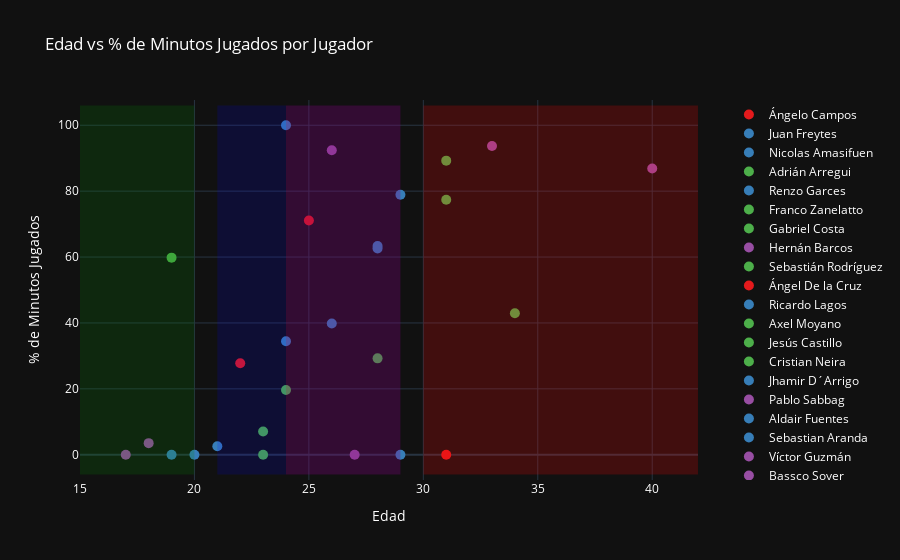

Write notebook code for a chart like this one.
### Code cell
import pandas as pd
import plotly.express as px
import plotly.graph_objects as go

# Leer el archivo xlsx
df = pd.read_excel('ALIANZA LIMA 2024.xlsx')
cantidad_jornadas_jugadas = 6  # Actualizar

minutos_columns = [col for col in df.columns if ' - Minutos' in col]
for col in minutos_columns:
    df[col] = pd.to_numeric(df[col], errors='coerce')
df[minutos_columns] = df[minutos_columns].fillna(0)

df = df.sort_values(by='Dorsal')
df['Total Minutos'] = df[minutos_columns].sum(axis=1)

total_minutos_posibles = 90 * cantidad_jornadas_jugadas
df['Porcentaje Minutos Jugados'] = (df['Total Minutos'] / total_minutos_posibles) * 100

posiciones_unicas = df['Posición'].unique()
colores = px.colors.qualitative.Set1
mapeo_colores = {pos: colores[i % len(colores)] for i, pos in enumerate(posiciones_unicas)}

# Crear el gráfico de dispersión con Plotly
fig = go.Figure()

for i, row in df.iterrows():
    color = mapeo_colores[row['Posición']]
    # Truncar el porcentaje a dos decimales para el texto del hover
    porcentaje_truncado = f"{row['Porcentaje Minutos Jugados']:.2f}"  # Formatear a dos decimales
    fig.add_trace(go.Scatter(
        x=[row['Edad 2024']], 
        y=[row['Porcentaje Minutos Jugados']],
        mode='markers',
        marker=dict(size=10, color=color),
        hoverinfo='text',
        text=f"{row['Jugador']}: {porcentaje_truncado}%",  # Usar el valor truncado
        name=row['Jugador']))

# Actualizar el layout del gráfico para ajustar el tamaño
fig.update_layout(
    title='Edad vs % de Minutos Jugados por Jugador',
    xaxis_title='Edad',
    yaxis_title='% de Minutos Jugados',
    template = 'plotly_dark',
    font=dict(color='white'),
    legend=dict(x=1.05, y=1),
    xaxis=dict(range=[15, 42], color='white'),
    yaxis=dict(color='white'),
    height=600  # Ajustar según necesidad
)

# En azul los jugadores transitorios (mas de 30), en morado los de alta competencia (24 a 29), en rojo claro los jugadores jóvenes (de 21 a 23)
# En verde los potrillos (menos de 20)
# Jugadores transitorios (más de 30 años), en azul
fig.add_shape(type="rect", x0=30, y0=-6, x1=45, y1=106,
              line=dict(width=0), fillcolor="red", opacity=0.2)

# Jugadores de alta competencia (24 a 29 años), en morado
fig.add_shape(type="rect", x0=24, y0=-6, x1=29, y1=106,
              line=dict(width=0), fillcolor="purple", opacity=0.3)

# Jugadores jóvenes (21 a 24 años), en rojo claro
fig.add_shape(type="rect", x0=21, y0=-6, x1=24, y1=106,
              line=dict(width=0), fillcolor="blue", opacity=0.15)

# Potrillos (menos de 20 años), en verde
fig.add_shape(type="rect", x0=15, y0=-6, x1=20, y1=106,
              line=dict(width=0), fillcolor="green", opacity=0.2)

fig.show()

### Figure 1 — Plotly figure (JSON) as saved in the notebook; plotly's stock layout.template omitted (floating-point values rounded to 4 significant figures)
{"data": [{"hoverinfo": "text", "marker": {"color": "rgb(228,26,28)", "size": 10}, "mode": "markers", "name": "Ángelo Campos", "text": "Ángelo Campos: 0.00%", "type": "scatter", "x": [31], "y": [0]}, {"hoverinfo": "text", "marker": {"color": "rgb(55,126,184)", "size": 10}, "mode": "markers", "name": "Juan Freytes", "text": "Juan Freytes: 100.00%", "type": "scatter", "x": [24], "y": [100]}, {"hoverinfo": "text", "marker": {"color": "rgb(55,126,184)", "size": 10}, "mode": "markers", "name": "Nicolas Amasifuen", "text": "Nicolas Amasifuen: 0.00%", "type": "scatter", "x": [19], "y": [0]}, {"hoverinfo": "text", "marker": {"color": "rgb(77,175,74)", "size": 10}, "mode": "markers", "name": "Adrián Arregui", "text": "Adrián Arregui: 77.41%", "type": "scatter", "x": [31], "y": [77.41]}, {"hoverinfo": "text", "marker": {"color": "rgb(55,126,184)", "size": 10}, "mode": "markers", "name": "Renzo Garces", "text": "Renzo Garces: 63.33%", "type": "scatter", "x": [28], "y": [63.33]}, {"hoverinfo": "text", "marker": {"color": "rgb(77,175,74)", "size": 10}, "mode": "markers", "name": "Franco Zanelatto", "text": "Franco Zanelatto: 19.63%", "type": "scatter", "x": [24], "y": [19.63]}, {"hoverinfo": "text", "marker": {"color": "rgb(77,175,74)", "size": 10}, "mode": "markers", "name": "Gabriel Costa", "text": "Gabriel Costa: 42.96%", "type": "scatter", "x": [34], "y": [42.96]}, {"hoverinfo": "text", "marker": {"color": "rgb(152,78,163)", "size": 10}, "mode": "markers", "name": "Hernán Barcos", "text": "Hernán Barcos: 86.85%", "type": "scatter", "x": [40], "y": [86.85]}, {"hoverinfo": "text", "marker": {"color": "rgb(77,175,74)", "size": 10}, "mode": "markers", "name": "Sebastián Rodríguez", "text": "Sebastián Rodríguez: 89.26%", "type": "scatter", "x": [31], "y": [89.26]}, {"hoverinfo": "text", "marker": {"color": "rgb(228,26,28)", "size": 10}, "mode": "markers", "name": "Ángel De la Cruz", "text": "Ángel De la Cruz: 27.78%", "type": "scatter", "x": [22], "y": [27.78]}, {"hoverinfo": "text", "marker": {"color": "rgb(55,126,184)", "size": 10}, "mode": "markers", "name": "Ricardo Lagos", "text": "Ricardo Lagos: 62.59%", "type": "scatter", "x": [28], "y": [62.59]}, {"hoverinfo": "text", "marker": {"color": "rgb(77,175,74)", "size": 10}, "mode": "markers", "name": "Axel Moyano", "text": "Axel Moyano: 7.04%", "type": "scatter", "x": [23], "y": [7.037]}, {"hoverinfo": "text", "marker": {"color": "rgb(77,175,74)", "size": 10}, "mode": "markers", "name": "Jesús Castillo", "text": "Jesús Castillo: 29.26%", "type": "scatter", "x": [28], "y": [29.26]}, {"hoverinfo": "text", "marker": {"color": "rgb(77,175,74)", "size": 10}, "mode": "markers", "name": "Cristian Neira", "text": "Cristian Neira: 0.00%", "type": "scatter", "x": [23], "y": [0]}, {"hoverinfo": "text", "marker": {"color": "rgb(55,126,184)", "size": 10}, "mode": "markers", "name": "Jhamir D´Arrigo", "text": "Jhamir D´Arrigo: 34.44%", "type": "scatter", "x": [24], "y": [34.44]}, {"hoverinfo": "text", "marker": {"color": "rgb(152,78,163)", "size": 10}, "mode": "markers", "name": "Pablo Sabbag", "text": "Pablo Sabbag: 0.00%", "type": "scatter", "x": [27], "y": [0]}, {"hoverinfo": "text", "marker": {"color": "rgb(55,126,184)", "size": 10}, "mode": "markers", "name": "Aldair Fuentes", "text": "Aldair Fuentes: 39.81%", "type": "scatter", "x": [26], "y": [39.81]}, {"hoverinfo": "text", "marker": {"color": "rgb(55,126,184)", "size": 10}, "mode": "markers", "name": "Sebastian Aranda", "text": "Sebastian Aranda: 0.00%", "type": "scatter", "x": [20], "y": [0]}, {"hoverinfo": "text", "marker": {"color": "rgb(152,78,163)", "size": 10}, "mode": "markers", "name": "Víctor Guzmán", "text": "Víctor Guzmán: 3.52%", "type": "scatter", "x": [18], "y": [3.519]}, {"hoverinfo": "text", "marker": {"color": "rgb(152,78,163)", "size": 10}, "mode": "markers", "name": "Bassco Soyer", "text": "Bassco Soyer: 0.00%", "type": "scatter", "x": [17], "y": [0]}, {"hoverinfo": "text", "marker": {"color": "rgb(55,126,184)", "size": 10}, "mode": "markers", "name": "Marco Huaman", "text": "Marco Huaman: 2.59%", "type": "scatter", "x": [21], "y": [2.593]}, {"hoverinfo": "text", "marker": {"color": "rgb(152,78,163)", "size": 10}, "mode": "markers", "name": "Kevin Serna", "text": "Kevin Serna: 92.41%", "type": "scatter", "x": [26], "y": [92.41]}, {"hoverinfo": "text", "marker": {"color": "rgb(77,175,74)", "size": 10}, "mode": "markers", "name": "Catriel Cabellos", "text": "Catriel Cabellos: 59.81%", "type": "scatter", "x": [19], "y": [59.81]}, {"hoverinfo": "text", "marker": {"color": "rgb(55,126,184)", "size": 10}, "mode": "markers", "name": "Jiovany Ramos", "text": "Jiovany Ramos: 78.89%", "type": "scatter", "x": [29], "y": [78.89]}, {"hoverinfo": "text", "marker": {"color": "rgb(152,78,163)", "size": 10}, "mode": "markers", "name": "Cecilio Waterman", "text": "Cecilio Waterman: 93.70%", "type": "scatter", "x": [33], "y": [93.7]}, {"hoverinfo": "text", "marker": {"color": "rgb(55,126,184)", "size": 10}, "mode": "markers", "name": "Yordi Vílchez", "text": "Yordi Vílchez: 0.00%", "type": "scatter", "x": [29], "y": [0]}, {"hoverinfo": "text", "marker": {"color": "rgb(228,26,28)", "size": 10}, "mode": "markers", "name": "Franco Saravia", "text": "Franco Saravia: 71.11%", "type": "scatter", "x": [25], "y": [71.11]}], "layout": {"autosize": true, "font": {"color": "white"}, "legend": {"x": 1.05, "y": 1}, "shapes": [{"fillcolor": "red", "line": {"width": 0}, "opacity": 0.2, "type": "rect", "x0": 30, "x1": 45, "y0": -6, "y1": 106}, {"fillcolor": "purple", "line": {"width": 0}, "opacity": 0.3, "type": "rect", "x0": 24, "x1": 29, "y0": -6, "y1": 106}, {"fillcolor": "blue", "line": {"width": 0}, "opacity": 0.15, "type": "rect", "x0": 21, "x1": 24, "y0": -6, "y1": 106}, {"fillcolor": "green", "line": {"width": 0}, "opacity": 0.2, "type": "rect", "x0": 15, "x1": 20, "y0": -6, "y1": 106}], "title": {"text": "Edad vs % de Minutos Jugados por Jugador"}, "xaxis": {"color": "white", "range": [15, 42], "title": {"text": "Edad"}, "type": "linear"}, "yaxis": {"autorange": true, "color": "white", "range": [-7.456, 107.5], "title": {"text": "% de Minutos Jugados"}, "type": "linear"}}}
